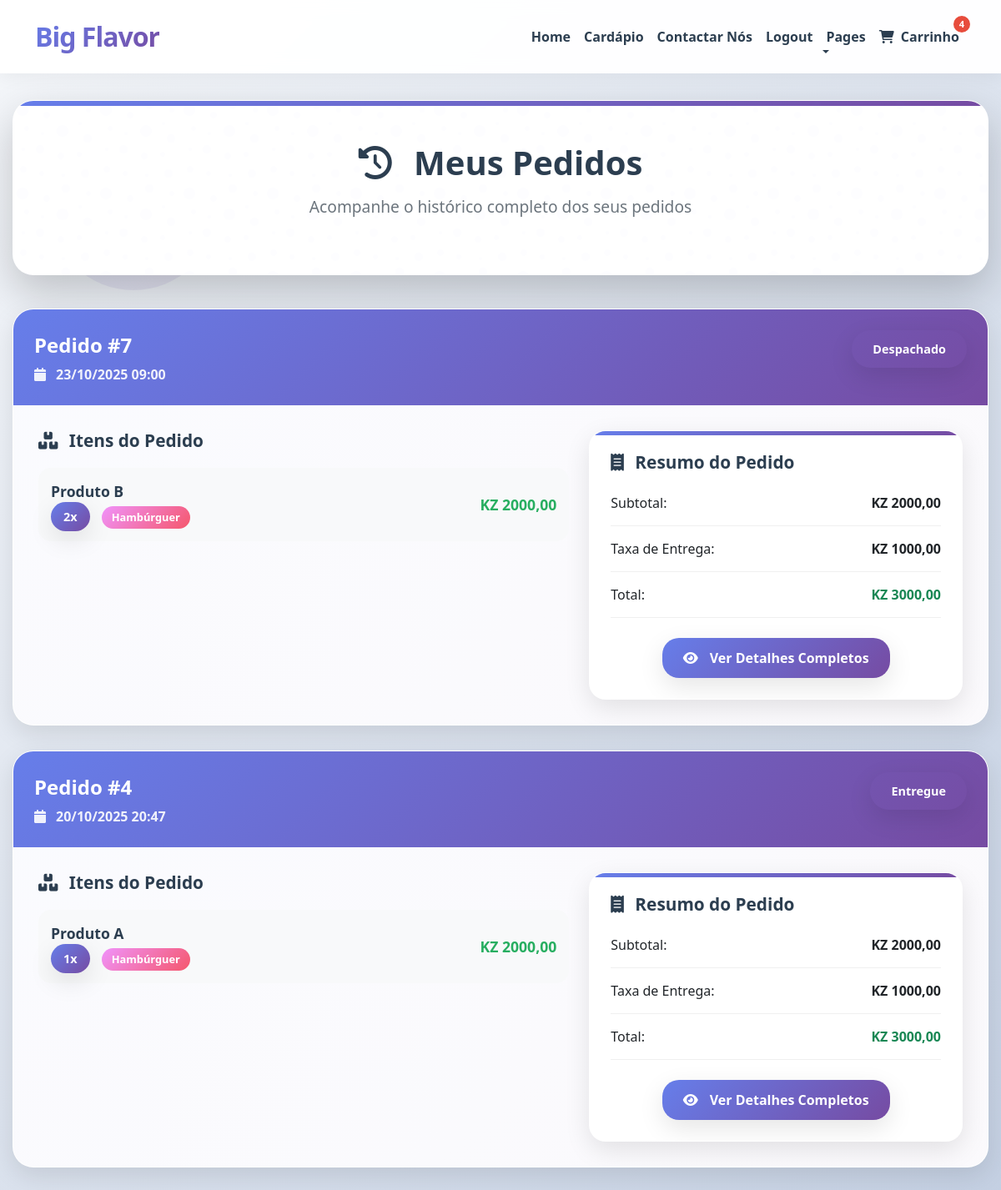
The page /carinho/pedidos/historico/ (signed in) on the database its author committed.
### carinho/models.py (models this page shows, shortened)
class Carrinho(models.Model):
    ESTADO_CHOICES = [
        ('aberto', 'Aberto'),
        ('fechado', 'Fechado'),
        ('cancelado', 'Cancelado'),
    ]
    usuario = models.ForeignKey(
        settings.AUTH_USER_MODEL,
        on_delete=models.CASCADE,
        verbose_name='Cliente'
    )
    data_criacao = models.DateTimeField(
        auto_now_add=True,
        verbose_name='Data de Criação'
    )
    data_atualizacao = models.DateTimeField(
        auto_now=True,
        verbose_name='Última Atualização'
    )
    estado = models.CharField(
        max_length=10,
        choices=ESTADO_CHOICES,
        default='aberto',
        verbose_name='Estado do Carrinho'
    )
    class Meta:
        verbose_name = 'Carrinho'
        verbose_name_plural = 'Carrinhos'
        ordering = ['-data_criacao']
        constraints = [
            models.UniqueConstraint(
                fields=['usuario', 'estado'],
                condition=models.Q(estado='aberto'),
                name='carrinho_aberto_unico_por_usuario'
            )
        ]
    @property
    def total_itens(self):
        cache_key = f'carrinho_{self.id}_total_itens'
        total = cache.get(cache_key)
        if total is None:
            total = self.itens.aggregate(total=models.Sum('quantidade'))['total'] or 0
            cache.set(cache_key, total, 300)  # 5 minutos
        return total
    @property
    def subtotal(self):
        cache_key = f'carrinho_{self.id}_subtotal'
        subtotal_cache = cache.get(cache_key)
        if subtotal_cache is None:
            subtotal_cache = sum(item.subtotal for item in self.itens.all())
            cache.set(cache_key, subtotal_cache, 300)  # 5 minutos
        return subtotal_cache
    @property
    def taxa_entrega(self):
        cache_key = f'carrinho_{self.id}_taxa_entrega'
        taxa = cache.get(cache_key)
        if taxa is None:
            if self.subtotal >= Decimal('5000.00'):
                taxa = Decimal('0.00')
            else:
                taxa = Decimal('1000.00')
            cache.set(cache_key, taxa, 300)  # 5 minutos
        return taxa
    @property
    def total(self):
        cache_key = f'carrinho_{self.id}_total'
        total_cache = cache.get(cache_key)
        if total_cache is None:
            total_cache = self.subtotal + self.taxa_entrega
            cache.set(cache_key, total_cache, 300)  # 5 minutos
        return total_cache

class PedidoEntrega(models.Model):
    ESTADO_PEDIDO_CHOICES = [
        ('pendente', 'Pendente'),
        ('confirmado', 'Confirmado'),
        ('preparacao', 'Em Preparação'),
        ('despachado', 'Despachado'),
        ('entregue', 'Entregue'),
        ('cancelado', 'Cancelado'),
    ]
    carrinho = models.OneToOneField(
        Carrinho,
        on_delete=models.CASCADE,
        related_name='pedido_entrega'
    )
    numero_pedido = models.CharField(
        max_length=20,
        unique=True,
        blank=True,
        null=True,
        verbose_name='Número do Pedido'
    )
    endereco_entrega = models.TextField(
        verbose_name='Endereço de Entrega'
    )
    observacoes = models.TextField(
        blank=True,
        verbose_name='Observações'
    )
    estado = models.CharField(
        max_length=15,
        choices=ESTADO_PEDIDO_CHOICES,
        default='pendente',
        verbose_name='Estado do Pedido'
    )
    data_solicitacao = models.DateTimeField(
        auto_now_add=True,
        verbose_name='Data de Solicitação'
    )
    data_atualizacao = models.DateTimeField(
        auto_now=True,
        verbose_name='Última Atualização'
    )
    notificado_admin = models.BooleanField(
        default=False,
        verbose_name='Admin Notificado'
    )
    class Meta:
        verbose_name = 'Pedido de Entrega'
        verbose_name_plural = 'Pedidos de Entrega'
        ordering = ['-data_solicitacao']

class ItemCarrinho(models.Model):
    carrinho = models.ForeignKey(
        Carrinho,
        on_delete=models.CASCADE,
        related_name='itens'
    )
    produto = models.ForeignKey(
        'menu.Produto',
        on_delete=models.CASCADE
    )
    quantidade = models.PositiveIntegerField(
        default=1,
        validators=[MinValueValidator(1)]
    )
    data_adicao = models.DateTimeField(
        auto_now_add=True
    )
    class Meta:
        verbose_name = 'Item do Carrinho'
        verbose_name_plural = 'Itens do Carrinho'
        ordering = ['-data_adicao']
        unique_together = ['carrinho', 'produto']
    @property
    def subtotal(self):
        cache_key = f'item_carrinho_{self.id}_subtotal'
        subtotal = cache.get(cache_key)
        if subtotal is None:
            subtotal = self.produto.preco * self.quantidade
            cache.set(cache_key, subtotal, 300)  # 5 minutos
        return subtotal

### menu/models.py (models this page shows, shortened)
class Produto(models.Model):
    CATEGORIA_CHOICES = [
        ('hamburguer', 'Hambúrguer'),
        ('Lanches', 'Lanches'),
        ('Bebidas', 'Bebidas'),
    ]
    STATUS_CHOICES = [
        ('ativo', 'Ativo'),
        ('inativo', 'Inativo'),
        ('esgotado', 'Esgotado'),
    ]
    nome = models.CharField(
        max_length=200,
        verbose_name='Nome do Produto'
    )
    descricao = models.TextField(
        verbose_name='Descrição',
        blank=True
    )
    descricao_curta = models.CharField(
        max_length=300,
        verbose_name='Descrição Curta',
        blank=True
    )
    preco = models.DecimalField(
        max_digits=10,
        decimal_places=2,
        verbose_name='Preço',
        validators=[MinValueValidator(Decimal('0.01'))]
    )
    categoria = models.CharField(
        max_length=20,
        choices=CATEGORIA_CHOICES,
        verbose_name='Categoria'
    )
    imagem = models.ImageField(
        upload_to='produtos/',
        verbose_name='Imagem',
        blank=True,
        null=True,
        help_text='Formatos suportados: JPG, PNG, GIF'
    )
    ordem = models.PositiveIntegerField(
        default=0,
        verbose_name='Ordem de Exibição',
        help_text='Define a ordem de exibição dos produtos (menor número aparece primeiro)'
    )
    estoque = models.PositiveIntegerField(
        default=0,
        verbose_name='Quantidade em Estoque'
    )
    status = models.CharField(
        max_length=10,
        choices=STATUS_CHOICES,
        default='ativo',
        verbose_name='Status'
    )
    data_criacao = models.DateTimeField(
        auto_now_add=True,
        verbose_name='Data de Criação'
    )
    data_atualizacao = models.DateTimeField(
        auto_now=True,
        verbose_name='Última Atualização'
    )
    class Meta:
        verbose_name = 'Produto'
        verbose_name_plural = 'Produtos'
        ordering = ['ordem', 'nome']

### carinho/views.py (the view)
# urls.py: path('pedidos/historico/', views.historico_pedidos, name='historico_pedidos'),
@login_required
@cache_page(60 * 10)
@vary_on_cookie
def historico_pedidos(request):
    pedidos = PedidoEntrega.objects.filter(
        carrinho__usuario=request.user
    ).order_by('-data_solicitacao')
    context = {
        'pedidos': pedidos,
    }
    return render(request, 'historico_pedidos.html', context)

### carinho/templates/historico_pedidos.html (shortened to what this page needs)
<!DOCTYPE html>
{% load static %}
{% load cache %}
{% url 'login' as login_url %}
{% url 'logout' as logout_url %}
<html lang="pt-br">
<head>
    <link rel="preload" href="https://cdn.jsdelivr.net/npm/bootstrap@5.3.0/dist/css/bootstrap.min.css" as="style" onload="this.onload=null;this.rel='stylesheet'">
    <link rel="preload" href="https://cdnjs.cloudflare.com/ajax/libs/font-awesome/6.0.0/css/all.min.css" as="style" onload="this.onload=null;this.rel='stylesheet'">
    <link rel="preload" href="https://unpkg.com/aos@2.3.1/dist/aos.css" as="style" onload="this.onload=null;this.rel='stylesheet'">
    {% cache 86400 css_hp %}
    <link href="{% static "css/hp.css" %}" rel="stylesheet">
    {% endcache %}
</head>
<body>
    {% cache 3600 navbar request.user.is_authenticated %}
    <nav class="navbar navbar-expand-lg navbar-light fixed-top">
        <div class="container">
            {% if request.user.is_authenticated %}
            <a href="{% url 'dashboard' %}" class="navbar-brand">Big <span>Flavor</span></a>
            {% endif %}
            <div class="collapse navbar-collapse" id="navbarCollapse">
                <ul class="navbar-nav ms-auto mb-2 mb-lg-0">
                    {% if request.user.is_authenticated %}
                    <li class="nav-item">
                        <a class="nav-link" href="{% url 'dashboard' %}">Home</a>
                    </li>
                    {% endif %}
                    <li class="nav-item">
                        <a href="{% url 'lista_produtos' %}" class="nav-link">Cardápio</a>
                    </li>
                    <li class="nav-item">
                        <a href="{% url 'contacto' %}" class="nav-link">Contactar Nós</a>
                    </li>
                    {% if request.user.is_authenticated %}
                    <li class="nav-item">
                        <a class="nav-link" href="{{ logout_url }}">Logout</a>
                    </li>
                    {% else %}
                    <li class="nav-item">
                        <a class="nav-link" href="{{ login_url }}">Login</a>
                    </li>
                    {% endif %}
                    <li class="nav-item dropdown">
                        <a href="#" class="nav-link dropdown-toggle" data-bs-toggle="dropdown">Pages</a>
                    </li>
                    {% if request.user.is_authenticated %}
                    <li class="nav-item position-relative">
                        <a href="{% url 'ver_carrinho' %}" class="nav-link">
                            <i class="fas fa-shopping-cart me-1"></i>
                            Carrinho
                            {% if user.is_authenticated %}
                                {% with user.carrinho_set.first as carrinho %}
                                    {% if carrinho and carrinho.total_itens > 0 %}
                                        <span class="badge-cart">
                                            {{ carrinho.total_itens }}
                                        </span>
                                    {% endif %}
                                {% endwith %}
                            {% endif %}
                        </a>
                    </li>
                    {% endif %}
                </ul>
            </div>
        </div>
    </nav>
    {% endcache %}
    <div class="main-container">
        <div class="page-header" data-aos="fade-up">
            <h1 class="page-title">
                <i class="fas fa-history me-3"></i>
                Meus Pedidos
            </h1>
            <p class="page-subtitle">Acompanhe o histórico completo dos seus pedidos</p>
        </div>
        {% if pedidos %}
            {% cache 1800 historico_pedidos request.user.id %}
            <div class="orders-list">
                {% for pedido in pedidos %}
                <div class="order-card" data-aos="fade-up" data-aos-delay="{{ forloop.counter0|add:1 }}00">
                    <div class="order-card-header">
                        <div class="d-flex justify-content-between align-items-start flex-wrap">
                            <div>
                                <div class="order-id">Pedido #{{ pedido.id }}</div>
                                <div class="order-date">
                                    <i class="fas fa-calendar me-1"></i>
                                    {{ pedido.data_solicitacao|date:"d/m/Y H:i" }}
                                </div>
                            </div>
                            <span class="status-badge {{ pedido.get_badge_estado }}">
                                {{ pedido.get_estado_display }}
                            </span>
                        </div>
                    </div>
                    <div class="order-card-body">
                        <div class="row">
                            <div class="col-md-7">
                                <div class="items-section">
                                    <h6 class="section-title">
                                        <i class="fas fa-boxes me-2"></i>
                                        Itens do Pedido
                                    </h6>
                                    <div class="item-list">
                                        {% for item in pedido.carrinho.itens.all %}
                                        <div class="item-row">
                                            <div class="item-info">
                                                <div class="item-name">{{ item.produto.nome }}</div>
                                                <div>
                                                    <span class="item-quantity">{{ item.quantidade }}x</span>
                                                    <span class="item-category">{{ item.produto.get_categoria_display }}</span>
                                                </div>
                                            </div>
                                            <div class="item-price">KZ {{ item.subtotal|floatformat:2 }}</div>
                                        </div>
                                        {% endfor %}
                                    </div>
                                </div>
                            </div>
                            <div class="col-md-5">
                                <div class="order-summary">
                                    <h6 class="section-title mb-4">
                                        <i class="fas fa-receipt me-2"></i>
                                        Resumo do Pedido
                                    </h6>
                                    <div class="summary-row">
                                        <span>Subtotal:</span>
                                        <strong>KZ {{ pedido.carrinho.subtotal|floatformat:2 }}</strong>
                                    </div>
                                    <div class="summary-row">
                                        <span>Taxa de Entrega:</span>
                                        <strong>KZ {{ pedido.carrinho.taxa_entrega|floatformat:2 }}</strong>
                                    </div>
                                    <div class="summary-row">
                                        <span>Total:</span>
                                        <strong class="text-success">KZ {{ pedido.carrinho.total|floatformat:2 }}</strong>
                                    </div>
                                    <div class="text-center mt-4">
                                        <a href="{% url 'detalhes_pedido' pedido.id %}" class="btn-details">
                                            <i class="fas fa-eye me-1"></i>
                                            Ver Detalhes Completos
                                        </a>
                                    </div>
                                </div>
                            </div>
                        </div>
                    </div>
                </div>
                {% endfor %}
            </div>
            {% endcache %}
        {% endif %}
    </div>
</body>
</html>

### rows shown on the page
Carrinho: total_itens "4"
PedidoEntrega: id "7", data_solicitacao "23/10/2025 09:00", estado "Despachado", carrinho.subtotal "2000,00", carrinho.taxa_entrega "1000,00", carrinho.total "3000,00"
ItemCarrinho: produto.nome "Produto B", quantidade "2", produto.categoria "Hambúrguer", subtotal "2000,00"
PedidoEntrega: id "4", data_solicitacao "20/10/2025 20:47", estado "Entregue", carrinho.subtotal "2000,00", carrinho.taxa_entrega "1000,00", carrinho.total "3000,00"
ItemCarrinho: produto.nome "Produto A", quantidade "1", produto.categoria "Hambúrguer", subtotal "2000,00"
